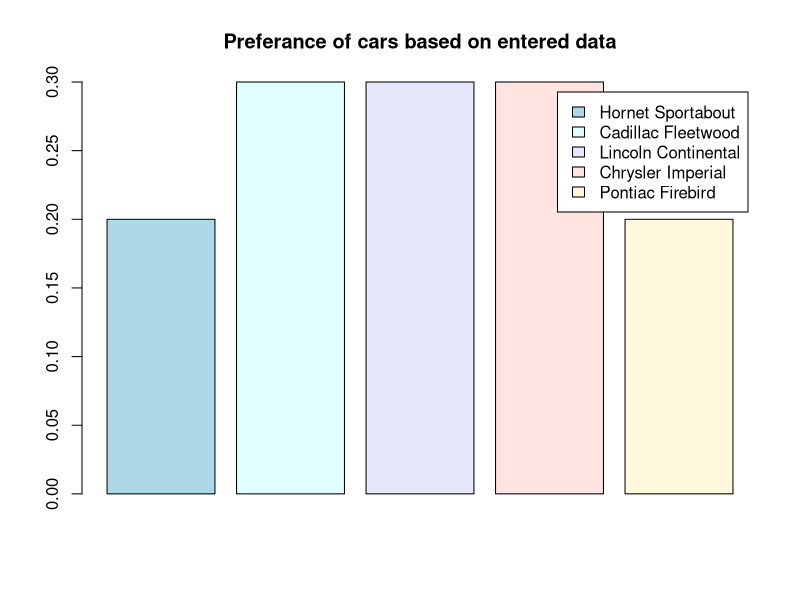

The R source for this figure:
# Made by Pranshu Aggarwal

# suggesting mtcars ased on requirements givern and creating plots and adding preferablility fro different cars

# variables to be considered - hp, qsec, disp

# requirements: disp>300 hp>150 qsec>17

n <- length(mtcars$cyl)
# getting the names of the cars by rownames(mtcars)
names <- c(rownames(mtcars))
ans <- c()
prefered <- c()

for (i in 1:n){
    if (mtcars[["disp"]][[i]] > 300 && mtcars[["hp"]][[i]] > 150 && mtcars[["qsec"]][[i]] > 17.0){
        ans <- c(ans, names[i])
        if (mtcars[["disp"]][[i]] > 400 | mtcars[["hp"]][[i]] > 200 | mtcars[["qsec"]][[i]] > 20.0){
            prefered <- c(prefered, names[i])
        }
    }
}
# prefered indexing
prob <- c()
n <- length(ans)
for (i in 1:n){
    if (ans[i] %in% prefered){
        prob <- c(prob, 0.3)
    }
    else{
        prob <- c(prob, 0.2)
    }
}

# plotting
jpeg(file="cars.jpeg")

barplot(prob,col = c("lightblue","lightcyan","lavender", "mistyrose", "cornsilk"), legend.text = ans, main = "Preferance of cars based on entered data")

dev.off()
